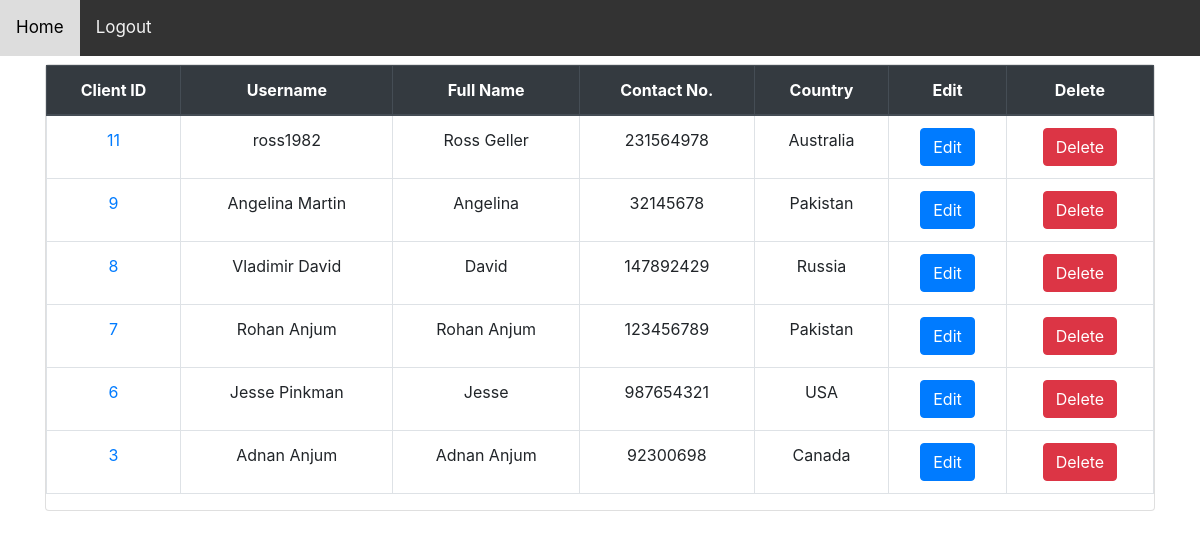
/admin/viewclients.php (signed in), run on an earlier commit of the app's database.
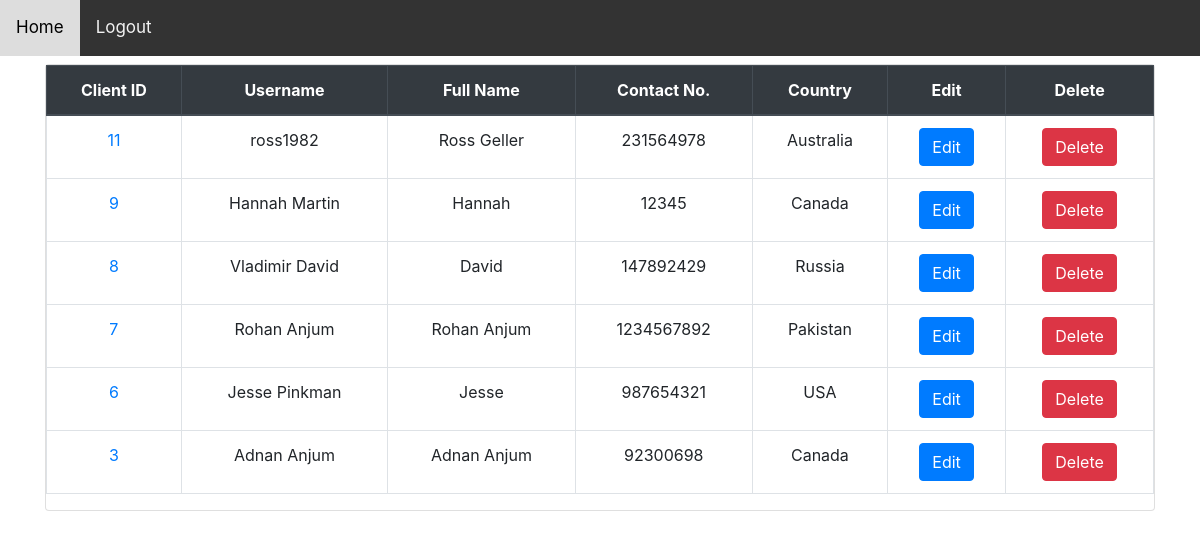
And on a later commit of the database.
### tables this page shows
CREATE TABLE IF NOT EXISTS `clientprofiles` (
`ClientID` int(12) NOT NULL,
  `FullName` varchar(25) DEFAULT NULL,
  `username` varchar(25) DEFAULT NULL,
  `Contact_no` int(15) DEFAULT NULL,
  `country` varchar(20) DEFAULT NULL
);

### admin/viewclients.php (the view, shortened to what this page needs)
<?php
    require_once("adminheader.php");
    require_once("../connection.php");
    $query = " SELECT * FROM clientprofiles ORDER BY ClientID DESC";
    $result = mysqli_query($conn,$query);
?>
<!DOCTYPE html>
<html lang="en">
<head>
    <link rel="stylesheet" a href="../CSS/bootstrap.css"/>
</head>
<body class="bg-white">
        <div class="container">
            <div class="row">
                <div class="col-lg-12 m-auto">
                    <div class="card mt-2">
                        <table class="table table-bordered table-hover text-center">
                            <thead class="thead-dark">
                            <tr>
                                <th> Client ID </th>
                                <th> Username </th>
                                <th> Full Name </th>
                                <th> Contact No. </th>
                                <th> Country </th>
                                <th> Edit  </th>
                                <th> Delete </th>
                            </tr>
                            </thead>
                            <?php
                                   if (mysqli_num_rows($result) > 0) {
                                    while($row=mysqli_fetch_assoc($result))
                                    {
                                        $clientID = $row['ClientID'];
                                        $username = $row['username'];
                                        $fullname = $row['FullName'];
                                        $Contact_no = $row['Contact_no'];
                                        $country= $row['country'];
                            ?>
                                    <tr>
                                        <td><a href="#"><?php echo $clientID; ?></a></td>
                                        <td><?php echo $fullname; ?></td>
                                        <td><?php echo $username; ?></td>
                                        <td><?php echo $Contact_no; ?></td>
                                        <td><?php echo $country; ?></td>
                                        <td><a href="editclients.php?clientID=<?php echo $clientID; ?>"class="btn btn-primary" role="button">Edit</a></td>
                                        <td><a onClick="return confirm('Are you sure you want to delete?')" href='deleteclientprofiles.php?clientID=<?php echo $clientID; ?>' type='button' class='btn btn-danger'>Delete</a></td>
                                    </tr>
                           <?php
                                }
                            }
                            else{
                                $result1='<div class="alert alert-danger">No Client Has been Added</div>';
                                echo $result1;}
                            ?>
                        </table>
                    </div>
                </div>
            </div>
        </div>
</body>
</html>

What changed in the data, as far as the page shows it:
changed clientprofiles id 9: FullName "Angelina Martin" → "Hannah Martin"; username "Angelina" → "Hannah"; Contact_no "32145678" → "12345"; country "Pakistan" → "Canada"
changed clientprofiles "Rohan Anjum": Contact_no "123456789" → "1234567892"
